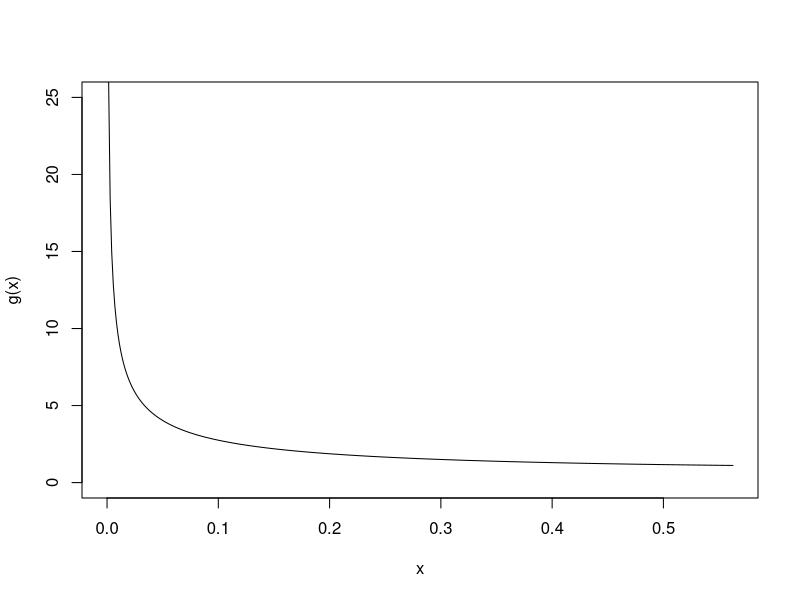

The R script that drew this image:
## ---- chunk 1
knitr::opts_chunk$set(echo = TRUE)
## ---- chunk 2
# How to define a function in R
# function_name <- function(x) {define function here, return function value}
gx <- function(x) {
  gx <- (sin(exp(sqrt(x))-1))^-1
  return(gx)
}
integrate(gx,lower=0,upper=9/16)
## ---- chunk 3
curve(gx,from=0,to=9/16,xlab="x",ylab="g(x)",n=401,ylim=c(0,25))
## ---- chunk 4
# Write code to define your simple Monte Carlo function
set.seed(30)
simple_MC_gx <- function(n) {
  xs <- runif(n, 0, 9/16)
  simple_MC_gx <- (9/16)*mean(gx(xs))
  return(simple_MC_gx)
}

# empty vector for simulation results
int_gx_simple240 <- rep(0,1000)

for (k in 1:1000)
{
  # with each loop we use your function above to find the simple
  # MC simulation with n = 240 random variables
  int_gx_simple240[k] <- simple_MC_gx(240)
}

mean(int_gx_simple240)
sd(int_gx_simple240)
## ---- chunk 5
# Write code to define your Monte Carlo with Importance Sampling function
importance_MC_gx <- function(n) {
  # u is a vector of probabilities that you apply your probability transform to
  u <- runif(240, 0, 1)
  # xs is a vector of RVs distributed according to your density function
  # which you get from applying the probability transform to u
  xs <- (9/16)*u^2
    
  # importance_MC_gx is your definite integral estimate from MC with importance
  # sampling
  importance_MC_gx <- mean((3/2) * sqrt(xs) * gx(xs)) # replace the 0 with your expression
  
}

int_gx_importance240 <- rep(0,1000)

for (k in 1:1000)
{
  int_gx_importance240[k] <- importance_MC_gx(240)
}

mean(int_gx_importance240)
sd(int_gx_importance240)
## ---- chunk 6
sd(int_gx_simple240)/sd(int_gx_importance240)
